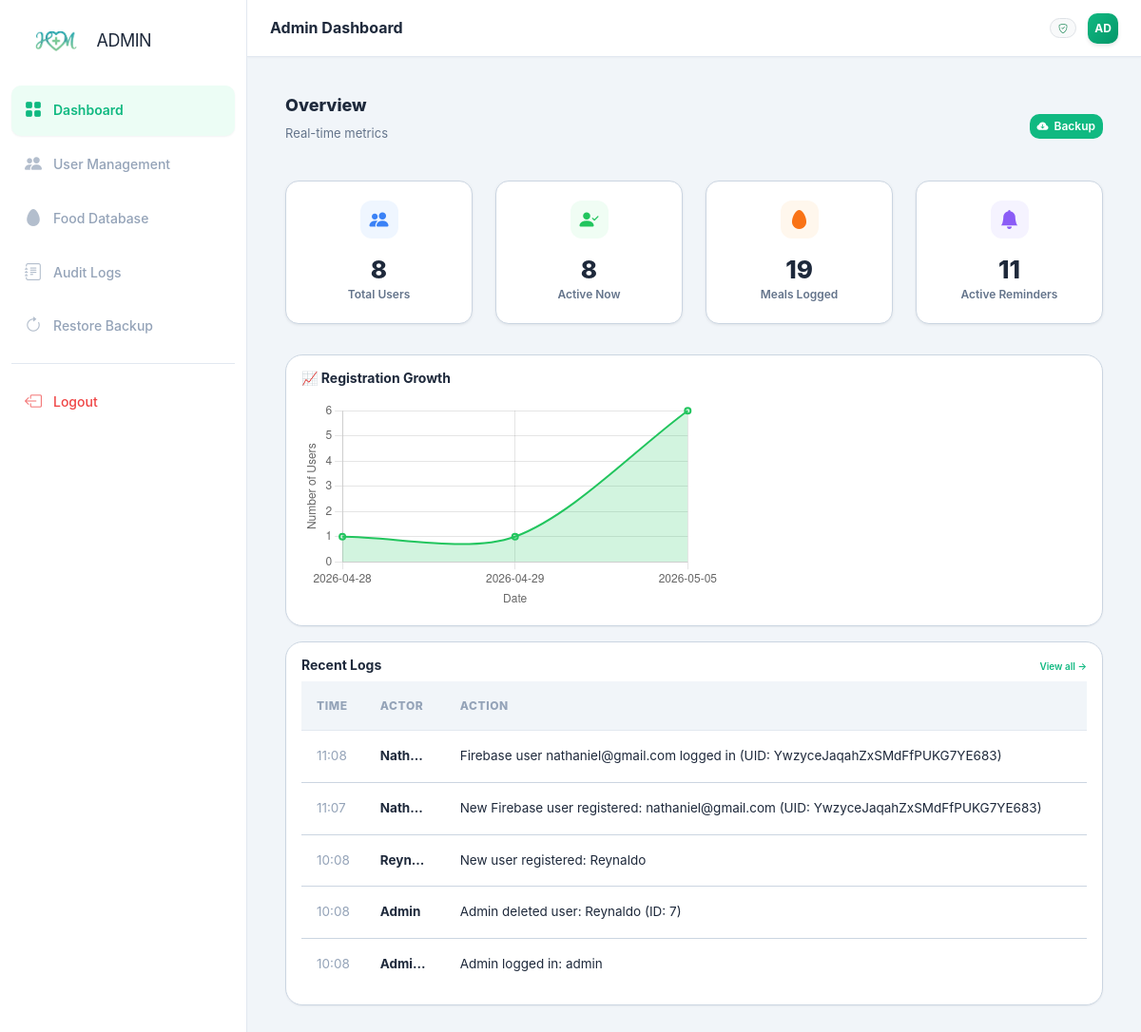
Page /admin/dashboard (signed in) on the earlier database version.
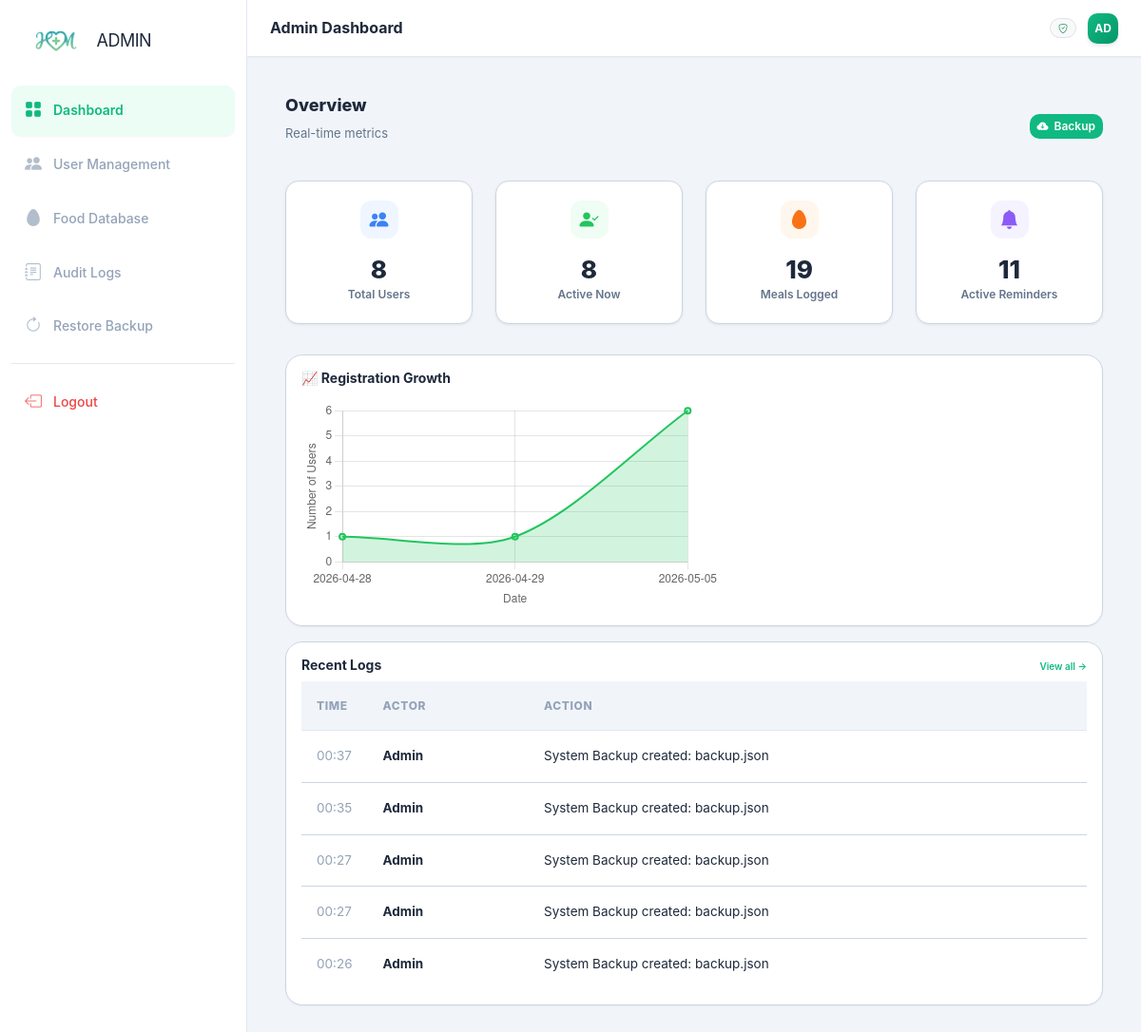
Same page on the later database version.
### app.py (models this page shows)
class AuditLog(db.Model):
    __tablename__ = 'audit_logs'
    id         = db.Column(db.Integer, primary_key=True)
    user_id    = db.Column(db.Integer, nullable=True) # ID of user or admin
    actor_name = db.Column(db.String(100))
    role       = db.Column(db.String(20)) # user, coach, admin, superadmin
    action     = db.Column(db.String(255), nullable=False)
    ip_address = db.Column(db.String(45), index=True) # Added index for filtering/analysis
    timestamp  = db.Column(db.DateTime, default=datetime.datetime.utcnow)

### app.py (the view)
@app.route('/admin/dashboard')
@admin_required
def admin_dashboard():
    stats = {
        'users': User.query.count(),
        'active': User.query.filter_by(is_active=True).count(),
        'meals': Meal.query.count(),
        'reminders': Reminder.query.count()
    }
    recent_logs = AuditLog.query.order_by(desc(AuditLog.timestamp)).limit(10).all()
    return render_template('admin/dashboard.html', stats=stats, logs=recent_logs)

### app.py (called while the page is built)
def get_greeting():
    h = datetime.datetime.now().hour
    if  5 <= h < 12: return 'Good morning'
    if 12 <= h < 17: return 'Good afternoon'
    return 'Good evening'

@app.context_processor
def inject_globals():
    return {
        'now':      datetime.datetime.now(),
        'greeting': get_greeting(),
    }

def role_required(roles):
    def wrapper(f):
        @wraps(f)
        def decorated(*args, **kwargs):
            admin_id = session.get('admin_id')
            if admin_id:
                admin = db.session.get(Admin, admin_id)
                if admin and admin.role in roles:
                    return f(*args, **kwargs)
            u = current_user()
            if u and u.role in roles:
                return f(*args, **kwargs)
            flash('Unauthorized access.', 'danger')
            return redirect(url_for('login'))
        return decorated
    return wrapper

### templates/admin/dashboard.html (shortened to what this page needs)
{% extends "admin/base.html" %}
{% block admin_content %}
<div class="page-header align-items-center">
    <div>
        <h1 class="page-title" style="font-size: 18px;">Overview</h1>
        <p class="page-sub d-none d-sm-block">Real-time metrics</p>
    </div>
    <a href="{{ url_for('admin_backup') }}" class="btn-hm-primary btn-sm px-2 py-1" style="font-size: 12px;">
        <i class="bi bi-cloud-arrow-down-fill"></i> Backup
    </a>
</div>
<div class="stats-grid">
    <div class="stat-card">
        <div class="sc-icon" style="background:#eff6ff;color:#3b82f6;"><i class="bi bi-people-fill"></i></div>
        <div class="sc-body"><div class="sc-val">{{ stats.users }}</div><div class="sc-label">Total Users</div></div>
    </div>
    <div class="stat-card">
        <div class="sc-icon" style="background:#f0fdf4;color:#22c55e;"><i class="bi bi-person-check-fill"></i></div>
        <div class="sc-body"><div class="sc-val">{{ stats.active }}</div><div class="sc-label">Active Now</div></div>
    </div>
    <div class="stat-card">
        <div class="sc-icon" style="background:#fff7ed;color:#f97316;"><i class="bi bi-egg-fill"></i></div>
        <div class="sc-body"><div class="sc-val">{{ stats.meals }}</div><div class="sc-label">Meals Logged</div></div>
    </div>
    <div class="stat-card">
        <div class="sc-icon" style="background:#f5f3ff;color:#8b5cf6;"><i class="bi bi-bell-fill"></i></div>
        <div class="sc-body"><div class="sc-val">{{ stats.reminders }}</div><div class="sc-label">Active Reminders</div></div>
    </div>
</div>
<div class="dashboard-stack">
    <div class="hm-card mb-3 p-3">
        <h6 class="card-title mb-3" style="font-size: 14px;">📈 Registration Growth</h6>
        <div style="height: 220px; width: 100%; position: relative;">
            <canvas id="userGrowthChart"></canvas>
        </div>
    </div>
    <div class="hm-card p-3">
        <div class="card-header-row mb-2">
            <h6 class="card-title" style="font-size: 14px;">Recent Logs</h6>
            <a href="{{ url_for('admin_logs') }}" class="card-link" style="font-size: 10px;">View all →</a>
        </div>
        <div class="admin-table">
            <table class="table table-hover align-middle mb-0">
                <thead>
                    <tr style="font-size: 10px;">
                        <th style="width: 60px;">Time</th>
                        <th>Actor</th>
                        <th>Action</th>
                    </tr>
                </thead>
                <tbody>
                    {% for log in logs[:5] %}
                    <tr style="font-size: 12px;">
                        <td class="text-muted">{{ log.timestamp.strftime('%H:%M') }}</td>
                        <td class="fw-bold text-truncate" style="max-width: 80px;">{{ log.actor_name }}</td>
                        <td class="text-truncate">{{ log.action }}</td>
                    </tr>
                    {% endfor %}
                </tbody>
            </table>
        </div>
    </div>
</div>
<script>
document.addEventListener('DOMContentLoaded', function() {
    fetchUserGrowthData();
});
async function fetchUserGrowthData() {
    try {
        const response = await fetch('/admin/api/user-growth');
        const data = await response.json();
        renderUserGrowthChart(data.labels, data.data);
    } catch (error) {
        console.error('Error fetching user growth data:', error);
    }
}
function renderUserGrowthChart(labels, data) {
    const ctx = document.getElementById('userGrowthChart').getContext('2d');
    new Chart(ctx, {
        type: 'line',
        data: {
            labels: labels,
            datasets: [{
                label: 'New Users',
                data: data,
                backgroundColor: 'rgba(34, 197, 94, 0.2)',
                borderColor: 'rgba(34, 197, 94, 1)',
                borderWidth: 2,
                fill: true,
                tension: 0.3
            }]
        },
        options: {
            responsive: true,
            scales: {
                y: { beginAtZero: true, title: { display: true, text: 'Number of Users' } },
                x: { title: { display: true, text: 'Date' } }
            },
            plugins: { legend: { display: false } }
        }
    });
}
</script>
{% endblock %}

### templates/admin/base.html (shortened to what this page needs)
<!DOCTYPE html>
<html lang="en">
<head>
    <link href="https://cdn.jsdelivr.net/npm/bootstrap@5.3.2/dist/css/bootstrap.min.css" rel="stylesheet">
    <link href="https://cdn.jsdelivr.net/npm/bootstrap-icons@1.11.3/font/bootstrap-icons.min.css" rel="stylesheet">
    <link rel="stylesheet" href="{{ url_for('static', filename='css/main.css') }}">
</head>
<body class="hm-app">
    <aside class="hm-sidebar d-none d-lg-flex">
        <div class="sidebar-top">
            <a href="{{ url_for('admin_dashboard') }}" class="sidebar-logo">
                <div class="d-flex align-items-center gap-2">
                    <img src="{{ url_for('static', filename='images/logo.png') }}" alt="Logo" style="height: 38px;">
                    <span class="fw-800" style="font-size: 18px; letter-spacing: -0.5px; color: var(--text);">ADMIN</span>
                </div>
            </a>
            <nav class="sidebar-nav">
                <a href="{{ url_for('admin_dashboard') }}" class="snav-link {% if request.endpoint == 'admin_dashboard' %}active{% endif %}">
                    <i class="bi bi-grid-fill"></i> Dashboard
                </a>
                <a href="{{ url_for('admin_users') }}" class="snav-link {% if request.endpoint == 'admin_users' %}active{% endif %}">
                    <i class="bi bi-people-fill"></i> User Management
                </a>
                <a href="{{ url_for('admin_foods') }}" class="snav-link {% if request.endpoint == 'admin_foods' %}active{% endif %}">
                    <i class="bi bi-egg-fill"></i> Food Database
                </a>
                <a href="{{ url_for('admin_logs') }}" class="snav-link {% if request.endpoint == 'admin_logs' %}active{% endif %}">
                    <i class="bi bi-journal-text"></i> Audit Logs
                </a>
                <a href="{{ url_for('admin_restore') }}" class="snav-link {% if request.endpoint == 'admin_restore' %}active{% endif %}">
                    <i class="bi bi-arrow-clockwise"></i> Restore Backup
                </a>
                <div class="hm-divider my-2"></div>
                <a href="{{ url_for('admin_logout') }}" class="snav-link logout-link">
                    <i class="bi bi-box-arrow-left"></i> Logout
                </a>
            </nav>
        </div>
    </aside>
    <main class="hm-main-wrap">
        <header class="hm-top-nav">
            <div class="top-nav-left">
                <div class="nav-title">Admin Dashboard</div>
            </div>
            <div class="top-nav-right">
                <div class="d-flex gap-2">
                    <span class="badge bg-light text-dark border rounded-pill px-2 py-1" style="font-size: 10px;">
                        <i class="bi bi-shield-check text-success"></i> <span class="d-none d-xs-inline">Secure</span>
                    </span>
                </div>
                <div class="su-avatar" style="width: 32px; height: 32px; font-size: 12px;">{{ user.initials if user else 'AD' }}</div>
            </div>
        </header>
        <div class="hm-main">
            {% block admin_content %}{% endblock %}
        </div>
    </main>
</body>
</html>

Differences in the rows shown:
no longer on this page (row unchanged): AuditLog: timestamp "11:08", actor_name "Nath…", action "Firebase user nathaniel@gmail.com logged in (UID: YwzyceJaqahZxSMdFfPUKG7YE683)"
no longer on this page (row unchanged): AuditLog: timestamp "11:07", actor_name "Nath…", action "New Firebase user registered: nathaniel@gmail.com (UID: YwzyceJaqahZxSMdFfPUKG7YE683)"
no longer on this page (row unchanged): AuditLog: timestamp "10:08", actor_name "Reyn…", action "New user registered: Reynaldo"
no longer on this page (row unchanged): AuditLog: timestamp "10:08", actor_name "Admin", action "Admin deleted user: Reynaldo (ID: 7)"
no longer on this page (row unchanged): AuditLog: timestamp "10:08", actor_name "Admi…", action "Admin logged in: admin"
added AuditLog: timestamp "00:37", actor_name "Admin", action "System Backup created: backup.json"
added AuditLog: timestamp "00:35", actor_name "Admin", action "System Backup created: backup.json"
added AuditLog: timestamp "00:27", actor_name "Admin", action "System Backup created: backup.json"
added AuditLog: timestamp "00:27", actor_name "Admin", action "System Backup created: backup.json"
added AuditLog: timestamp "00:26", actor_name "Admin", action "System Backup created: backup.json"
